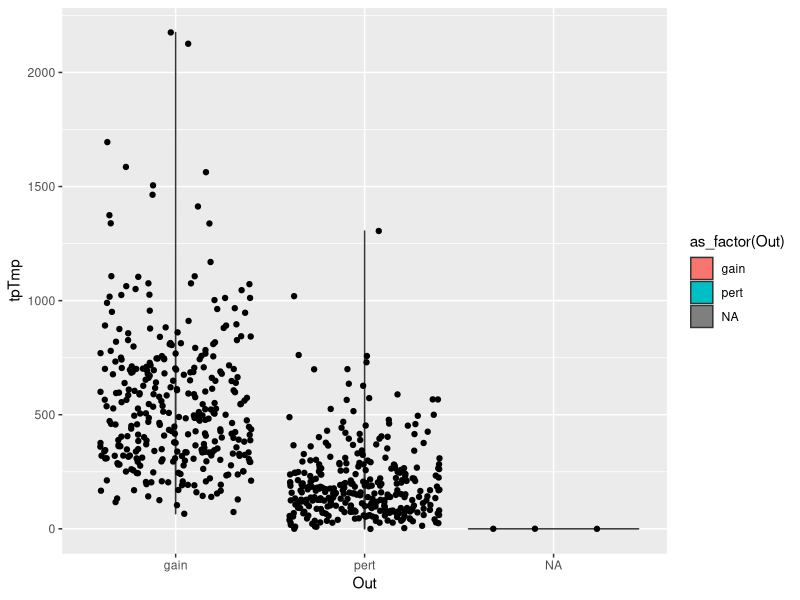
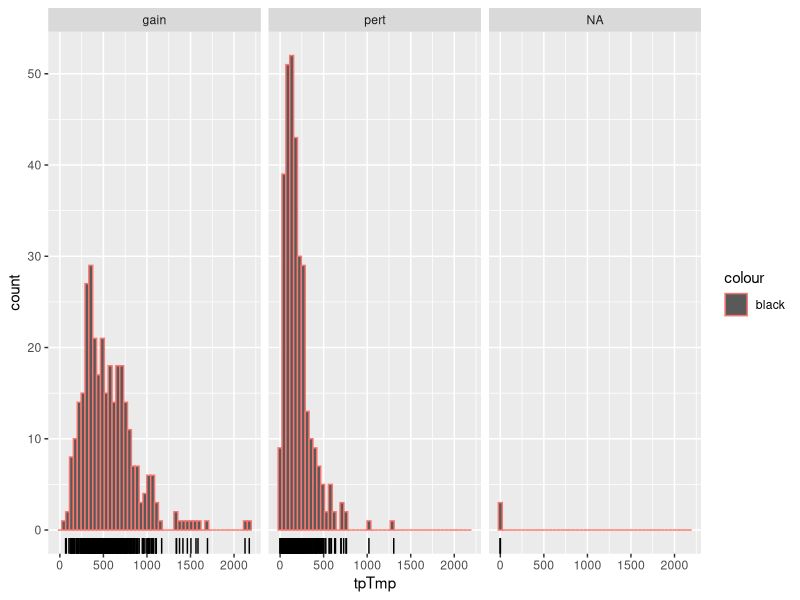
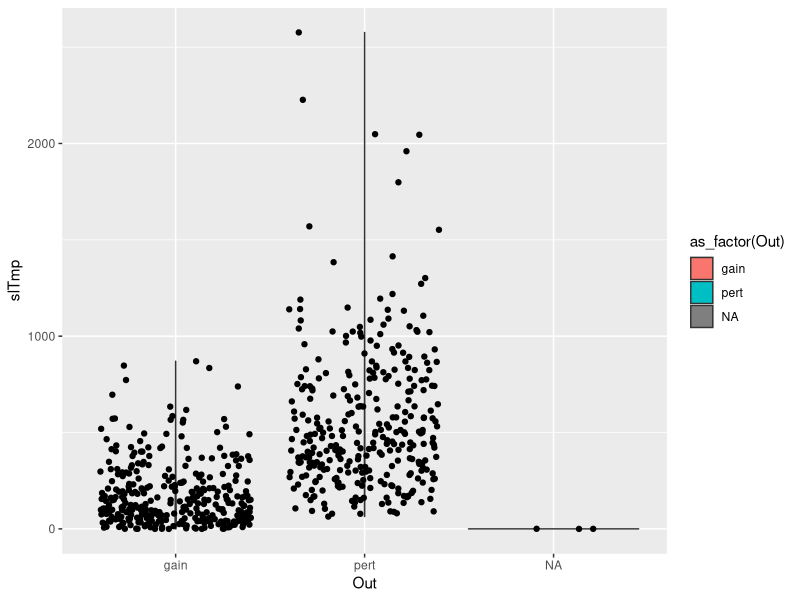
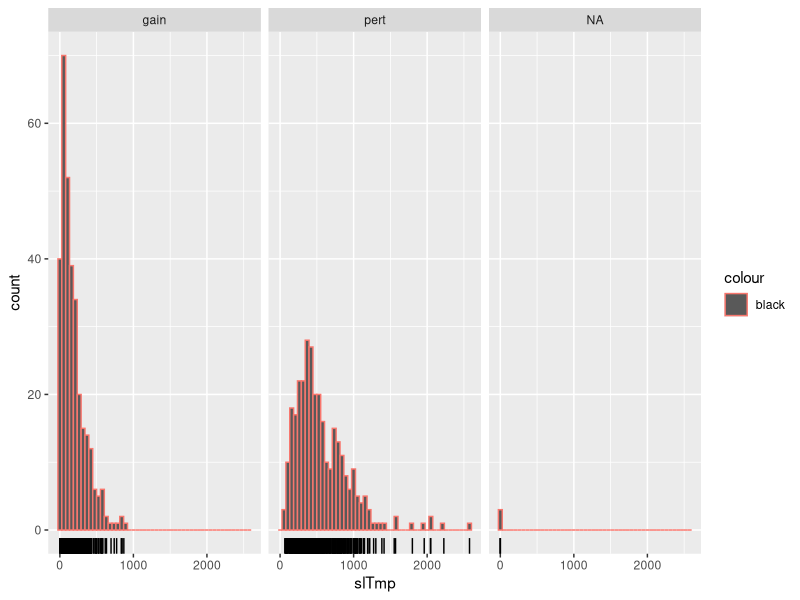
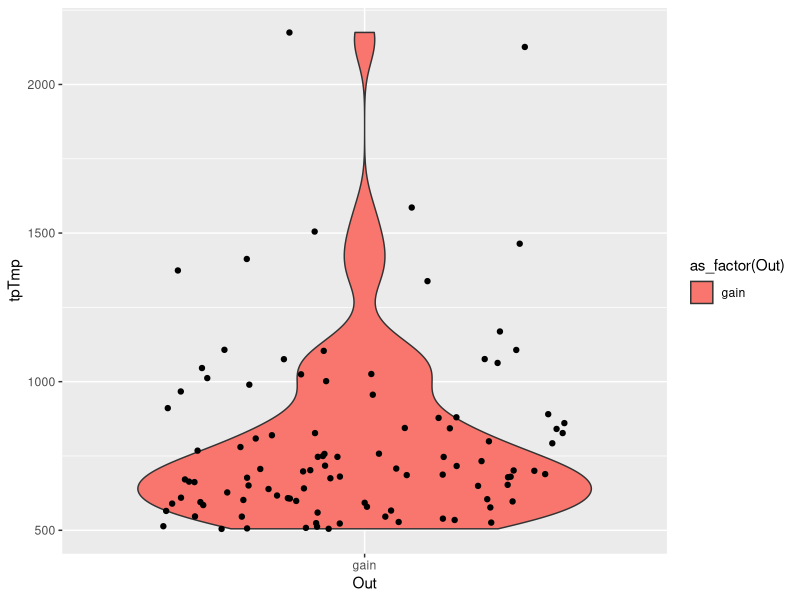
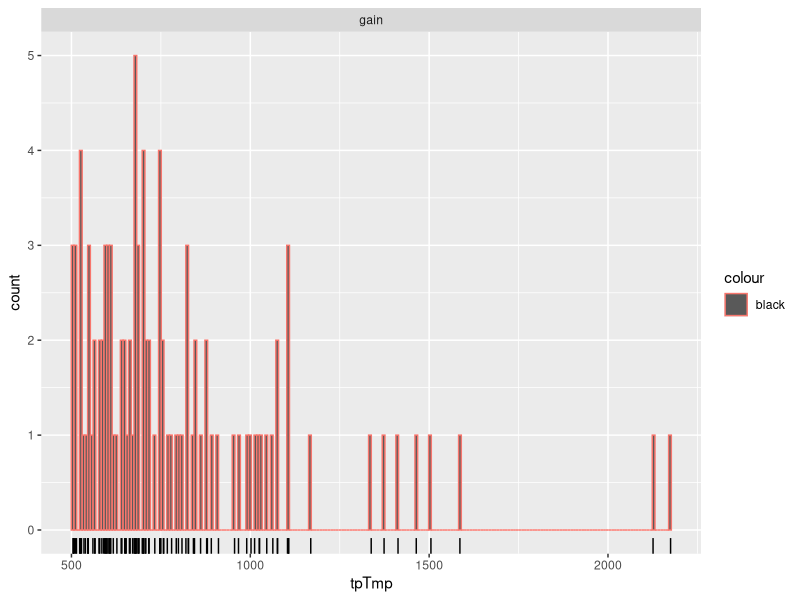
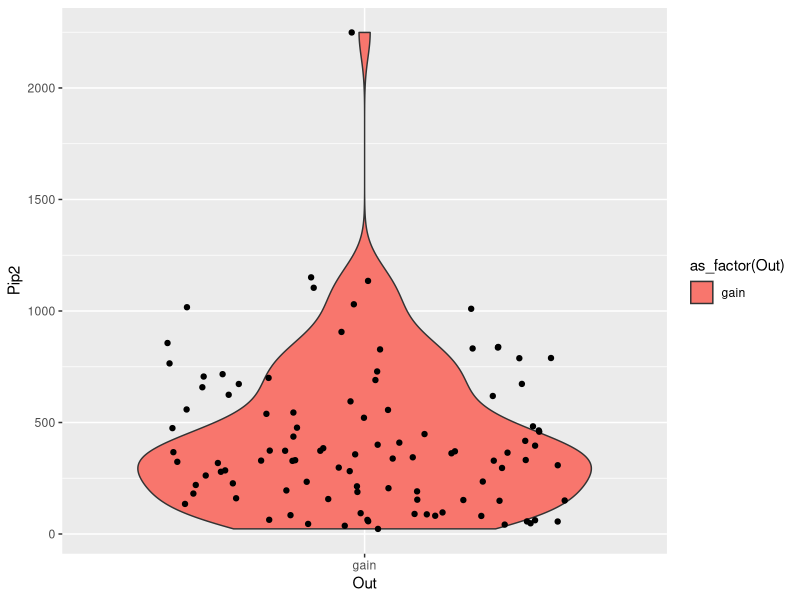
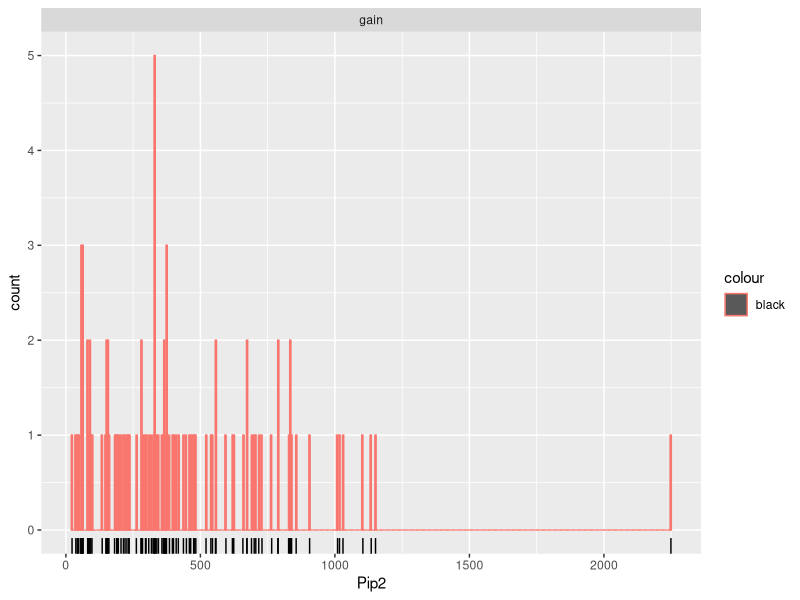

Write the R code that produced these figures, in order.
## ---- chunk 1
library(tidyverse)
## ---- chunk 2
eurusd <- read_csv("../eurusdDaillyHLS.csv")
view(eurusd)
## ---- chunk 3
eurusd_up <- eurusd %>% filter(Trend2 == "Up")
eurusd_down <- eurusd %>% filter(Trend2 == "down")
table(eurusd_down$Out)
table(eurusd_up$Out)
## ---- chunk 4

eurusd_down %>% ggplot(aes(x = Out, y = tpTmp)) + geom_violin(aes(fill = as_factor(Out))) + geom_jitter()
eurusd_down  %>% ggplot(aes(x = tpTmp)) + geom_histogram(aes(color = "black"), bins = 50 ) + geom_rug() + facet_wrap(Out~.)
## ---- chunk 5
eurusd_down %>% ggplot(aes(x = Out, y = slTmp)) + geom_violin(aes(fill = as_factor(Out))) + geom_jitter()
eurusd_down  %>% ggplot(aes(x = slTmp)) + geom_histogram(aes(color = "black"), bins = 50 ) + geom_rug() + facet_wrap(Out~.)
## ---- chunk 6
eurusd_down500 <- eurusd_down %>% filter(tpTmp > 500 & Out == "gain" & Psup1 < 250)
eurusd_down500P<- eurusd_down %>% filter(Out == "pert")
## ---- chunk 7
eurusd_down500 %>% ggplot(aes(x = Out, y = tpTmp)) + geom_violin(aes(fill = as_factor(Out))) + geom_jitter()
eurusd_down500  %>% ggplot(aes(x = tpTmp)) + geom_histogram(aes(color = "black"), bins = 220 ) + geom_rug() + facet_wrap(Out~.)
## ---- chunk 8
table(eurusd_down500$Out)
## ---- chunk 9
length(eurusd_down500$Out)
length(eurusd_down500P$Out)
## ---- chunk 10
eurusd_down500 %>% ggplot(aes(x = Out, y = Pip2)) + geom_violin(aes(fill = as_factor(Out))) + geom_jitter()
eurusd_down500  %>% ggplot(aes(x = Pip2)) + geom_histogram(aes(color = "black"), bins = 500 ) + geom_rug() + facet_wrap(Out~.)
eurusd_down500  %>% ggplot(aes(x = Pip2)) + geom_density()

eurusd_down500P %>% ggplot(aes(x = Out, y = Pip2)) + geom_violin(aes(fill = as_factor(Out))) + geom_jitter()
eurusd_down500P  %>% ggplot(aes(x = Pip2)) + geom_histogram(aes(color = "black"), bins = 500 ) + geom_rug() + facet_wrap(Out~.)
eurusd_down500P  %>% ggplot(aes(x = Pip2)) + geom_density()
## ---- chunk 11
eurusd_down500 %>% ggplot(aes(x = Out, y = Minf2)) + geom_violin(aes(fill = as_factor(Out))) + geom_jitter()
eurusd_down500  %>% ggplot(aes(x = Minf2)) + geom_histogram(aes(color = "black"), bins = 500 ) + geom_rug() + facet_wrap(Out~.)
eurusd_down500  %>% ggplot(aes(x = Minf2)) + geom_density()

eurusd_down500P %>% ggplot(aes(x = Out, y = Minf2)) + geom_violin(aes(fill = as_factor(Out))) + geom_jitter()
eurusd_down500P  %>% ggplot(aes(x = Minf2)) + geom_histogram(aes(color = "black"), bins = 500 ) + geom_rug() + facet_wrap(Out~.)
eurusd_down500P  %>% ggplot(aes(x = Minf2)) + geom_density()
## ---- chunk 12
eurusd_down500 %>% ggplot(aes(x = Out, y = Msup2)) + geom_violin(aes(fill = as_factor(Out))) + geom_jitter()
eurusd_down500  %>% ggplot(aes(x = Msup2)) + geom_histogram(aes(color = "black"), bins = 500 ) + geom_rug() + facet_wrap(Out~.)
eurusd_down500  %>% ggplot(aes(x = Msup2)) + geom_density()
eurusd_down500P %>% ggplot(aes(x = Out, y = Msup2)) + geom_violin(aes(fill = as_factor(Out))) + geom_jitter()
eurusd_down500P  %>% ggplot(aes(x = Msup2)) + geom_histogram(aes(color = "black"), bins = 500 ) + geom_rug() + facet_wrap(Out~.)
eurusd_down500P  %>% ggplot(aes(x = Msup2)) + geom_density()
## ---- chunk 13
eurusd_down500P %>% filter( Pip2 > 500) %>% count(Out)
## ---- chunk 14
eurusd_down500 %>% filter( Pip2 > 500) %>% count(Out)
## ---- chunk 15
eurusd_down500 %>% ggplot(aes(x = Out, y = Psup1)) + geom_violin(aes(fill = as_factor(Out))) + geom_jitter()
eurusd_down500  %>% ggplot(aes(x = Psup1)) + geom_histogram(aes(color = "black"), bins = 500 ) + geom_rug() + facet_wrap(Out~.)
eurusd_down500  %>% ggplot(aes(x = Psup1)) + geom_density()
## ---- chunk 16

## ---- chunk 17

## ---- chunk 18

## ---- chunk 19
eurusd_down500P %>% ggplot(aes(x = Out, y = Pip2)) + geom_violin(aes(fill = as_factor(Out))) + geom_jitter()
eurusd_down500P  %>% ggplot(aes(x = Pip2)) + geom_histogram(aes(color = "black"), bins = 500 ) + geom_rug() + facet_wrap(Out~.)
eurusd_down500  %>% ggplot(aes(x = Pip2)) + geom_density()
## ---- chunk 20
eurusd_down500P %>% ggplot(aes(x = Out, y = Pip2)) + geom_violin(aes(fill = as_factor(Out))) + geom_jitter()
eurusd_down500P  %>% ggplot(aes(x = Pip2)) + geom_histogram(aes(color = "black"), bins = 50 ) + geom_rug() + facet_wrap(Out~.)

eurusd_down500B <- eurusd_down500 %>% select(Pip2)
eurusd_down500MS <- eurusd_down500 %>% select(Msup2)
eurusd_down500MI <- eurusd_down500 %>% select(Minf2)
## ---- chunk 21
eurusd_down500 %>% ggplot(aes(x = Pip2, y = tpTmp)) + geom_point()
## ---- chunk 22
eurusd_down500 %>% ggplot(aes(x = Pip2, y = slTmp)) + geom_point()
## ---- chunk 23
maxB <- max(eurusd_down500B)
minB <- min(eurusd_down500B)
maxMI <- max(eurusd_down500MI)
minMI <- min(eurusd_down500MI)
maxMS <- max(eurusd_down500MS)
minMS <- min(eurusd_down500MS)
eurusd_down500PB <- eurusd_down500P[ between(eurusd_down500P$Pip2, minB, maxB) & between(eurusd_down500P$Minf2, minMI, maxMI) & between(eurusd_down500P$Msup2, minMS, maxMS), ] 

## ---- chunk 24
table(eurusd_down500PB$Out)
table(eurusd_down500$Out)
## ---- chunk 25
hist(eurusd_down500$Msup2)
hist(eurusd_down500PB$Msup2)
## ---- chunk 26
eurusd_down500 %>% ggplot(aes(x=slTmp)) + geom_histogram(aes(color = "black"), bins = 700)
## ---- chunk 27
plot(eurusd_down500$Pip2, eurusd_down500$tpTmp)
## ---- chunk 28

## ---- chunk 29

## ---- chunk 30
eurusd_down500 %>% ggplot(aes(x = Out, y = Minf2)) + geom_violin(aes(fill = as_factor(Out))) + geom_jitter()
eurusd_down500  %>% ggplot(aes(x = Minf2)) + geom_histogram(aes(color = "black"), bins = 50 ) + geom_rug() + facet_wrap(Out~.)
